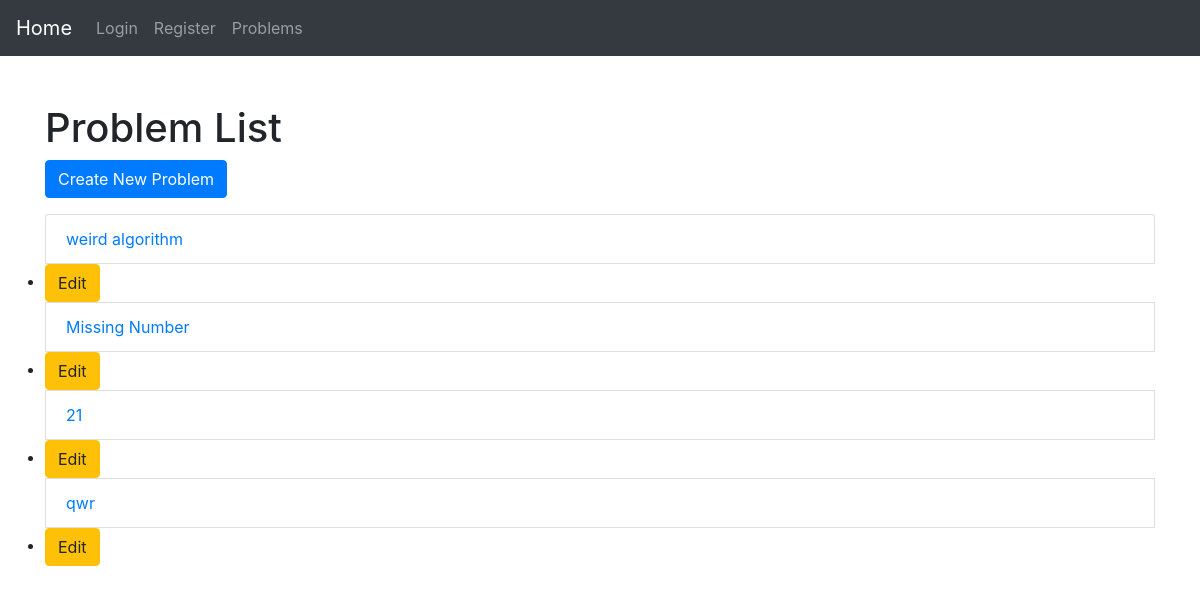
The app's page /problems/ with its own data.
### problems/models.py (models this page shows, shortened)
class Problem(models.Model):
    title = models.CharField(max_length=200)
    description = models.TextField()
    input = models.TextField()
    output = models.TextField()
    constraints = models.TextField()

### problems/views.py (the view)
# urls.py: path('', views.problem_list, name='problem_list'),
def problem_list(request):
    problems = Problem.objects.all()
    return render(request, 'problem_list.html', {'problems': problems})

### problems/templates/problem_list.html (shortened to what this page needs)
<!DOCTYPE html>
<html lang="en">
<head>
    <link href="https://maxcdn.bootstrapcdn.com/bootstrap/4.5.2/css/bootstrap.min.css" rel="stylesheet" />
</head>
<body>
    <nav class="navbar navbar-expand-lg navbar-dark bg-dark">
        <a class="navbar-brand" href="{% url 'home' %}">Home</a>
        <div class="collapse navbar-collapse">
            <ul class="navbar-nav mr-auto">
                {% if user.is_authenticated %}
                    <li class="nav-item">
                        <a class="nav-link" href="{% url 'logout' %}">Logout</a>
                    </li>
                {% else %}
                    <li class="nav-item">
                        <a class="nav-link" href="{% url 'login' %}">Login</a>
                    </li>
                    <li class="nav-item">
                        <a class="nav-link" href="{% url 'register' %}">Register</a>
                    </li>
                {% endif %}
                <li class="nav-item">
                    <a class="nav-link" href="{% url 'problem_list' %}">Problems</a>
                </li>
            </ul>
        </div>
    </nav>
</body>
</html>
<head>
    <link href="https://maxcdn.bootstrapcdn.com/bootstrap/4.5.2/css/bootstrap.min.css" rel="stylesheet" />
</head>
<body>
    <div class="container mt-5">
        <h1>Problem List</h1>
        <a href="{% url 'create_problem' %}" class="btn btn-primary mb-3">Create New Problem</a>
        <ul class="list-group">
            {% for problem in problems %}
                <li class="list-group-item">
                    <a href="{% url 'problem_detail' problem.pk %}">{{ problem.title }}</a>
                </li>
                <li>
                    <a href="{% url 'edit_problem' problem.id %}" class="btn btn-warning">Edit</a>
                </li>
            {% endfor %}
        </ul>
    </div>
</body>
</html>

### records on screen
Problem: title "weird algorithm"
Problem: title "Missing Number"
Problem: title "21"
Problem: title "qwr"
